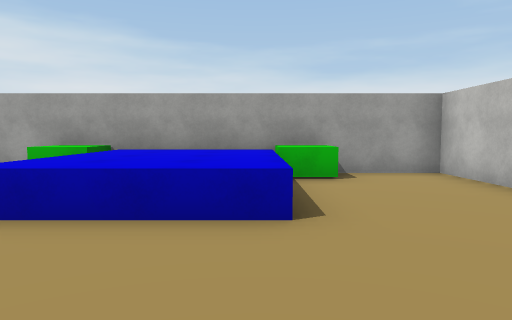
[1] (above)

20 first-person views from a walk through a scene from a Unity 3-D project. The camera is 1.5 m above the floor, tilts 4° down and sees 70° across. Doors are open. The floor is counted in squares, 2 m on a side. Each view is taken from the middle of a square. On the plan, view 1 faces up. The plan holds only what a view shows up to about 11 squares ahead; the rest is blank. Some surface patterns are stand-ins.

[2]
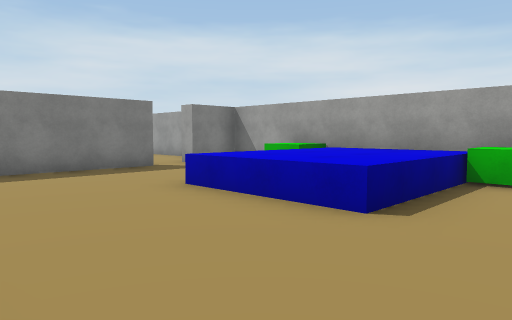

[3]
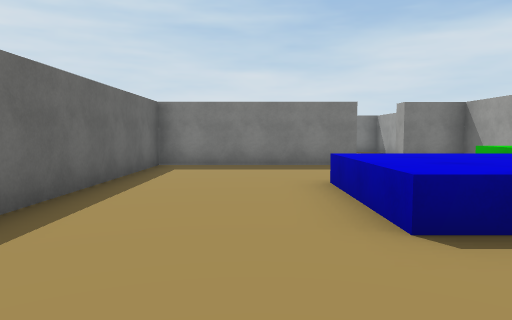

[4]
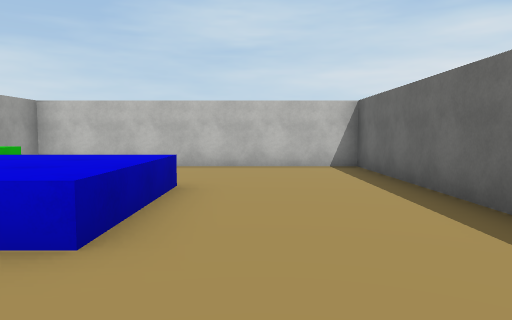

[5]
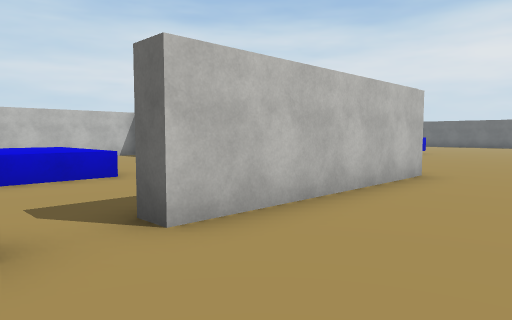

[6]
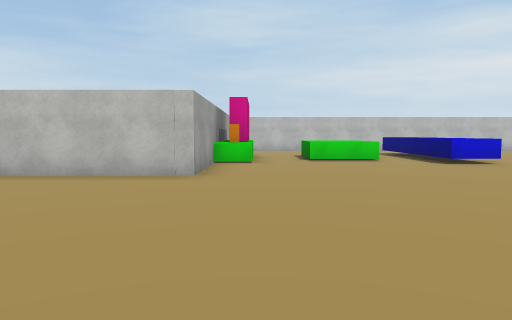

[7]
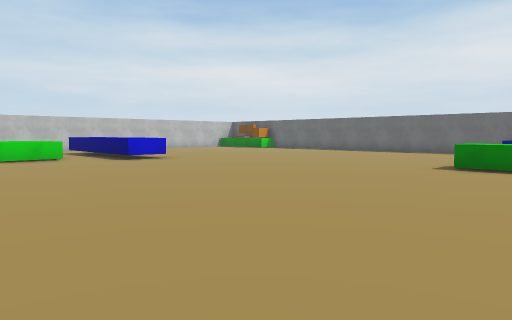

[8]
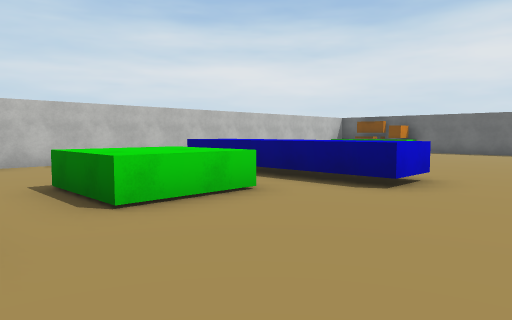

[9]
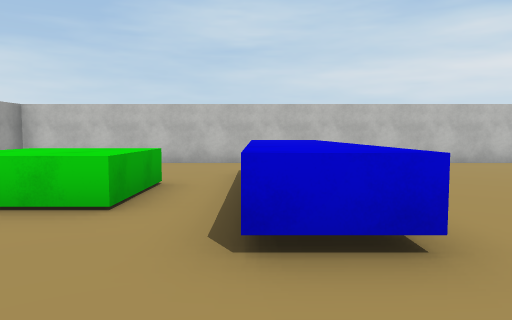

[10]
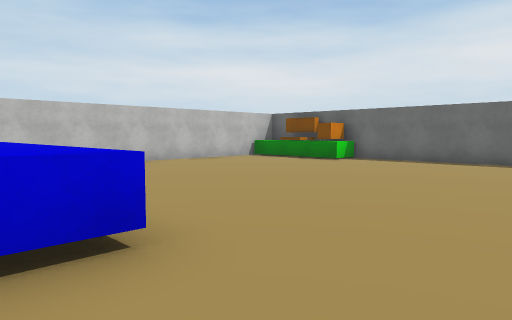

[11]
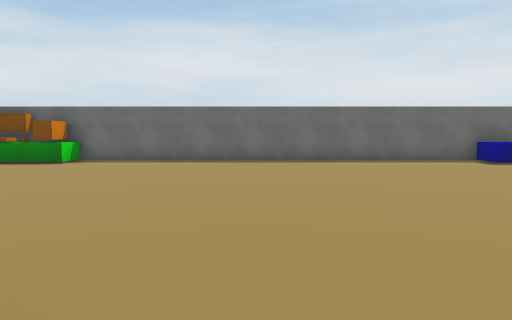

[12]
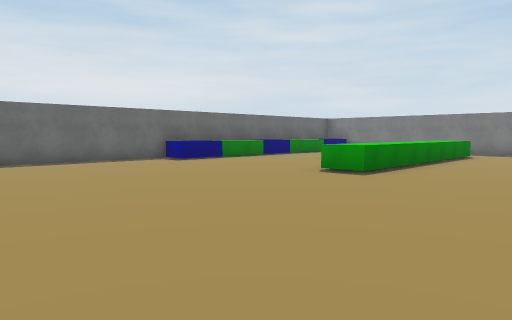

[13]
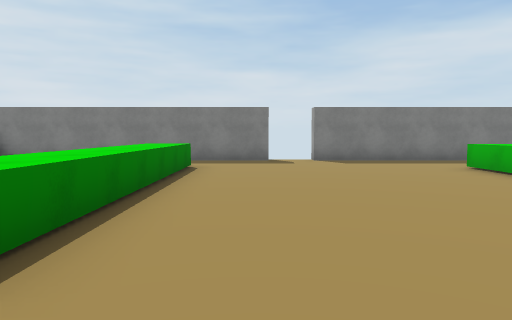

[14]
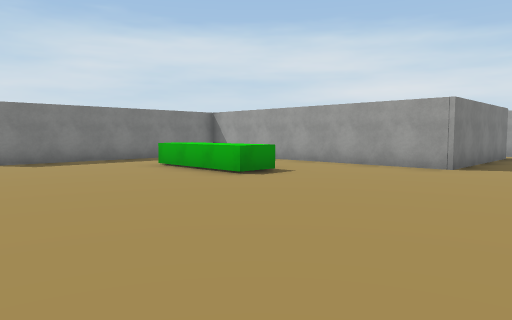

[15]
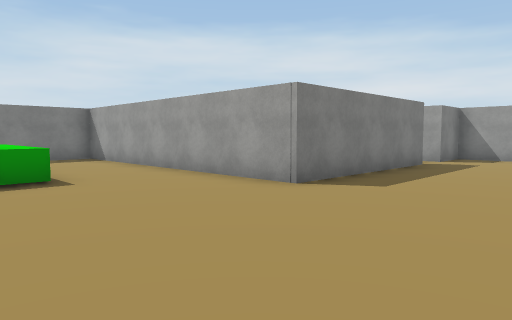

[16]
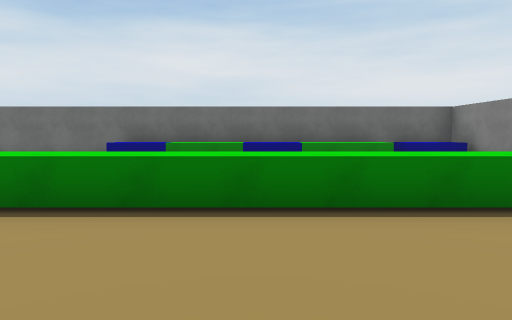

[17]
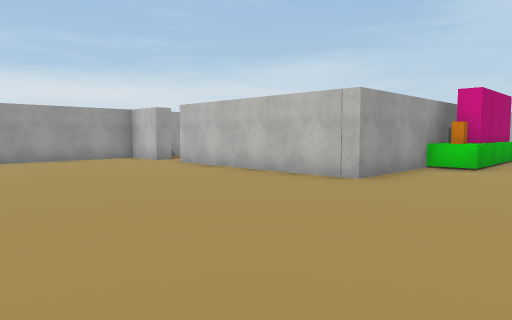

[18]
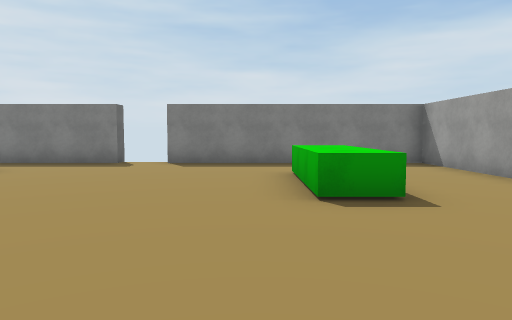

[19]
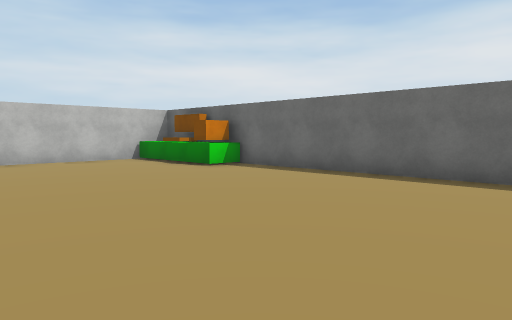

[20]
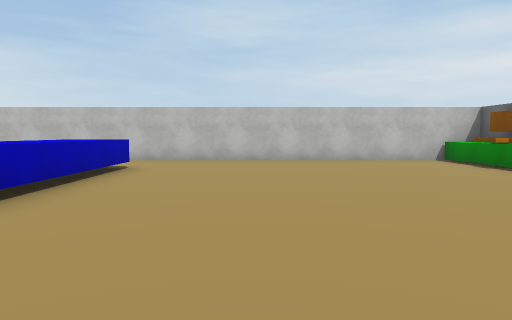

### Floor plan
Key: @ floor where view 1 was taken; # wall or solid block; x gap in a wall; . floor; D open door; ^ raised ledge; B green block; R orange block; O other object.
Columns run from 21 left of view 1 to 4 right of it. Each row starts with its distance up from view 1.
  7         ##########B###B###
  6         #......#  B^^BB..#
  5         D......D...^^^...#
  4         #......#...^^^...#
  3         #......#.........#
  2         #......#.........#
  1         #......#.........#
  0 #########......#.....@...#
 -1 #..............###########
 -2 #.................^###   #
 -3 #.  .................... #
 -4 #..^^^.............^^....#
 -5 #..................^^....#
 -6 #........................#
 -7 x.................^^^^^..#
 -8 D.................^^^^^..#
 -9 #........................#
-10 #........................#
-11 #..^^^^^^^...............#
-12 #        ................#
-13 #       .................#
-14 #       .................#
-15 #        ................#
-16 #         ...............#
-17 #^^^^^^^^^...........RO#^#
-18 ##########################

Positions as (right, up) in squares from view 1, and headings:
1: (0, 0), facing up
2: (2, 0), facing up-left
3: (3, 2), facing left
4: (-5, 2), facing right
5: (-9, 6), facing down-right
6: (-13, -2), facing right
7: (-14, -2), facing down-right
8: (-6, -2), facing down-right
9: (-6, -7), facing right
10: (-6, -7), facing down-right
11: (-5, -7), facing down
12: (-5, -7), facing down-left
13: (-10, -9), facing left
14: (-10, -9), facing up-left
15: (-9, -5), facing up-left
16: (-15, -7), facing down
17: (-12, -4), facing up-right
18: (-11, -5), facing left
19: (-7, -11), facing down-right
20: (-7, -11), facing right
